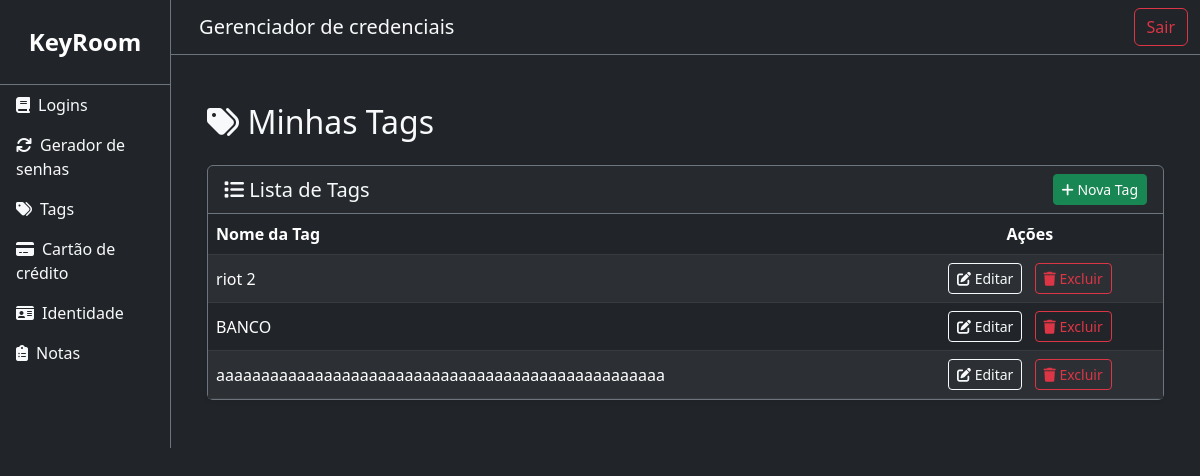
The page /tags/ (signed in) on the database its author committed.
### core/models.py (models this page shows, shortened)
class CustomTag(models.Model):
    user = models.ForeignKey(User, on_delete=models.CASCADE, related_name='custom_tags')
    name = models.CharField(max_length=50)

### core/views/view_tag.py (the view)
# urls.py: path('tags/', view_tag.list_tags, name='list_tags'),
@login_required(login_url='home_page')
def list_tags(request):
    tags = CustomTag.objects.filter(user=request.user)
    return render(request, 'tag/list.html',{
        'tags': tags
    })

### core/templates/tag/list.html (shortened to what this page needs)
{% extends 'base.html' %}
{% block content %}
<div class="container py-4">
    <div class="d-flex justify-content-between align-items-center mb-4">
        <h2 class="text-light mb-0"><i class="fas fa-tags"></i> Minhas Tags</h2>
    </div>
    <div class="card bg-dark text-light border-secondary shadow-sm">
        <div class="card-header border-secondary d-flex justify-content-between align-items-center">
            <h5 class="mb-0"><i class="fas fa-list"></i> Lista de Tags</h5>
            <a href="{% url 'add_tag' %}" class="btn btn-success btn-sm">
                <i class="fas fa-plus"></i> Nova Tag
            </a>
        </div>
        <div class="card-body p-0">
            {% if tags %}
                <table class="table table-dark table-striped mb-0 align-middle">
                    <thead>
                        <tr class="text-secondary">
                            <th>Nome da Tag</th>
                            <th class="text-center">Ações</th>
                        </tr>
                    </thead>
                    <tbody>
                        {% for tag in tags %}
                            <tr>
                                <td>{{ tag.name }}</td>
                                <td class="text-center">
                                    <a href="{% url 'edit_tag' tag.id %}" class="btn btn-outline-light btn-sm me-2">
                                        <i class="fas fa-edit"></i> Editar
                                    </a>
                                    <button class="btn btn-outline-danger btn-sm"
                                            data-bs-toggle="modal"
                                            data-bs-target="#modalExcluir"
                                            onclick="prepareDelete('{{ tag.id }}', '{{ tag.name }}')">
                                        <i class="fas fa-trash"></i> Excluir
                                    </button>
                                </td>
                            </tr>
                        {% endfor %}
                    </tbody>
                </table>
            {% else %}
                <div class="p-4 text-center text-secondary">
                    <i class="fas fa-info-circle fa-2x mb-3"></i>
                    <p>Nenhuma tag cadastrada ainda.</p>
                </div>
            {% endif %}
        </div>
    </div>
</div>
{% endblock %}

### rows shown on the page
CustomTag: name "riot 2"
CustomTag: name "BANCO"
CustomTag: name "aaaaaaaaaaaaaaaaaaaaaaaaaaaaaaaaaaaaaaaaaaaaaaaaaa"
